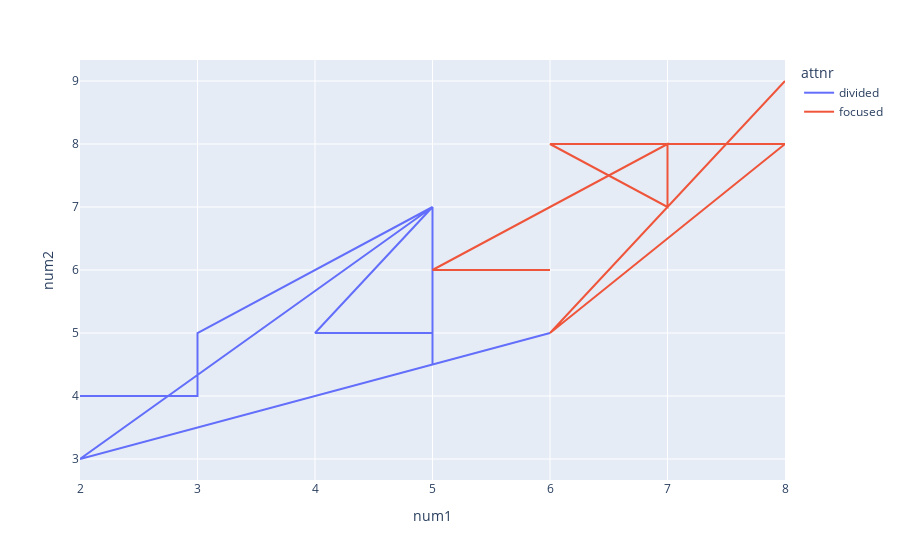

Write notebook code for a chart like this one.
### Code cell
px.line(data3,x='num1',y='num2',color='attnr')

### Figure 1 — Plotly figure (JSON) as saved in the notebook; plotly's stock layout.template omitted (floating-point values rounded to 4 significant figures)
{"data": [{"hovertemplate": "attnr=divided<br>num1=%{x}<br>num2=%{y}<extra></extra>", "legendgroup": "divided", "line": {"color": "#636efa", "dash": "solid"}, "marker": {"symbol": "circle"}, "mode": "lines", "name": "divided", "orientation": "v", "showlegend": true, "type": "scatter", "visible": true, "x": [2, 3, 3, 5, 4, 5, 5, 5, 2, 6], "xaxis": "x", "y": [4, 4, 5, 7, 5, 5, 4.5, 7, 3, 5], "yaxis": "y"}, {"hovertemplate": "attnr=focused<br>num1=%{x}<br>num2=%{y}<extra></extra>", "legendgroup": "focused", "line": {"color": "#EF553B", "dash": "solid"}, "marker": {"symbol": "circle"}, "mode": "lines", "name": "focused", "orientation": "v", "showlegend": true, "type": "scatter", "visible": true, "x": [6, 8, 6, 8, 8, 6, 7, 7, 5, 6], "xaxis": "x", "y": [5, 9, 5, 8, 8, 8, 7, 8, 6, 6], "yaxis": "y"}], "layout": {"autosize": true, "legend": {"title": {"text": "attnr"}, "tracegroupgap": 0}, "margin": {"t": 60}, "xaxis": {"anchor": "y", "autorange": true, "domain": [0, 1], "range": [2, 8], "title": {"text": "num1"}, "type": "linear"}, "yaxis": {"anchor": "x", "autorange": true, "domain": [0, 1], "range": [2.667, 9.333], "title": {"text": "num2"}, "type": "linear"}}}
